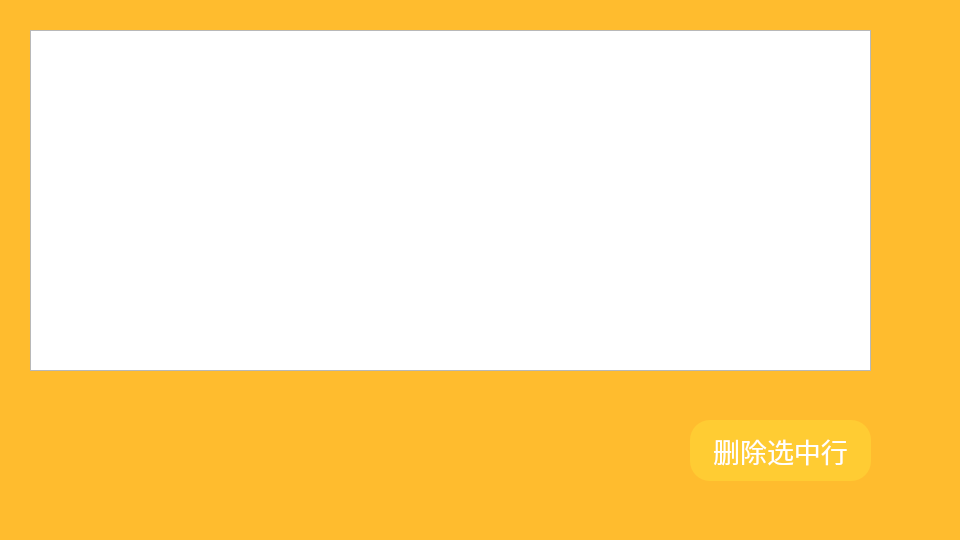
<?xml version="1.0" encoding="UTF-8"?>
<ui version="4.0">
 <class>editPage</class>
 <widget class="QDialog" name="editPage">
  <property name="geometry">
   <rect>
    <x>0</x>
    <y>0</y>
    <width>960</width>
    <height>540</height>
   </rect>
  </property>
  <property name="minimumSize">
   <size>
    <width>960</width>
    <height>540</height>
   </size>
  </property>
  <property name="maximumSize">
   <size>
    <width>960</width>
    <height>540</height>
   </size>
  </property>
  <property name="windowTitle">
   <string>虎图帐</string>
  </property>
  <property name="windowIcon">
   <iconset resource="img.qrc">
    <normaloff>:/img/icon.jpg</normaloff>:/img/icon.jpg</iconset>
  </property>
  <property name="styleSheet">
   <string notr="true">#editPage {
	background-color: #ffbc2e;
}
#DeleteBtn {
	border: 0;
	font-family: &quot;逐浪雅宋体&quot;;
	font-size: 27px;
	color: #fff;
	background: #ffcc33;
	border-radius: 20px;
}
#DeleteBtn:pressed {
	background-color: #ff9600;
}
</string>
  </property>
  <widget class="QPushButton" name="DeleteBtn">
   <property name="geometry">
    <rect>
     <x>690</x>
     <y>420</y>
     <width>181</width>
     <height>61</height>
    </rect>
   </property>
   <property name="text">
    <string>删除选中行</string>
   </property>
  </widget>
  <widget class="QTableView" name="tableView">
   <property name="geometry">
    <rect>
     <x>30</x>
     <y>30</y>
     <width>841</width>
     <height>341</height>
    </rect>
   </property>
   <attribute name="verticalHeaderVisible">
    <bool>false</bool>
   </attribute>
  </widget>
 </widget>
 <resources>
  <include location="img.qrc"/>
 </resources>
 <connections/>
</ui>
